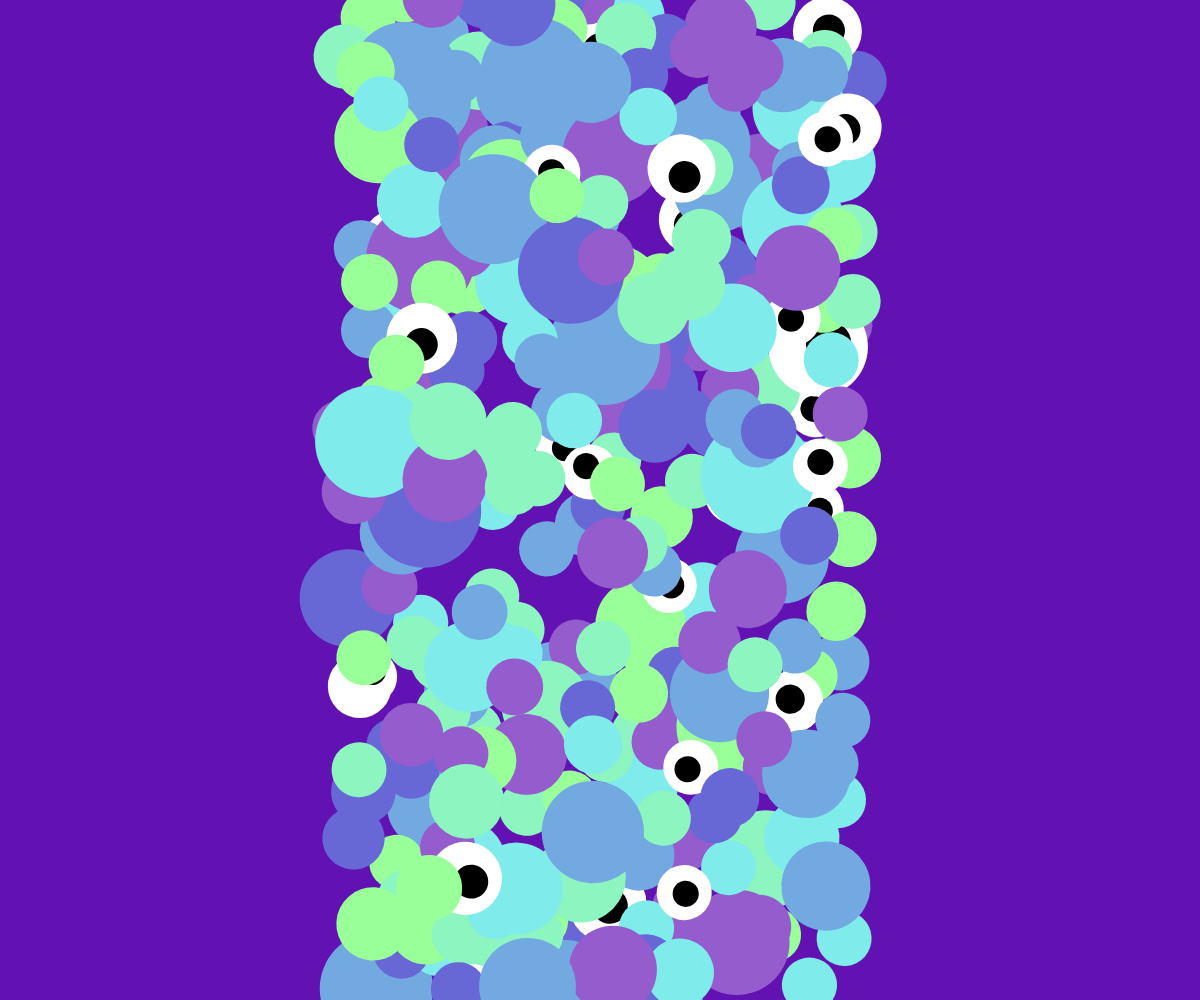
Frame 1 (no input)
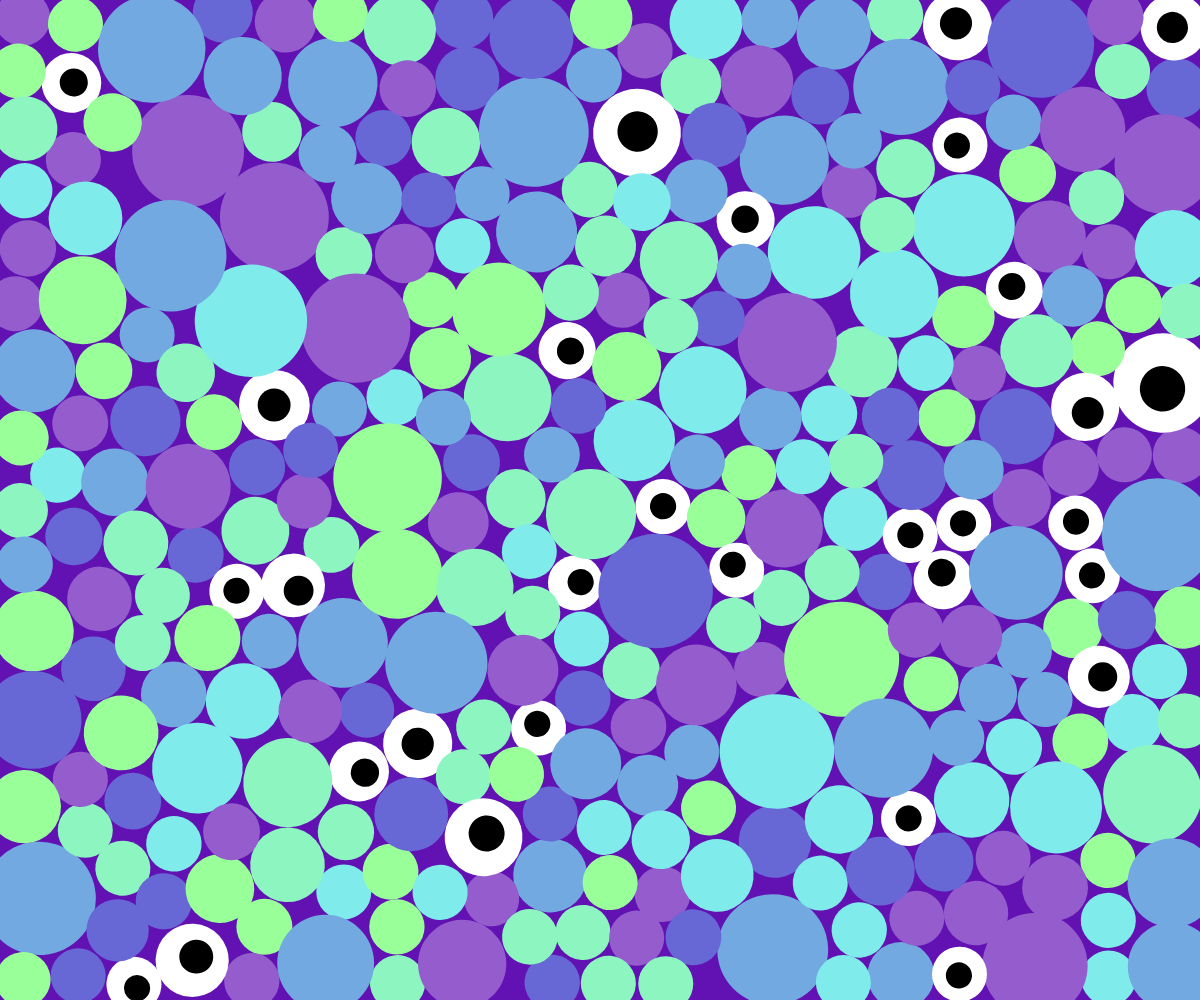
Frame 60 (no input)
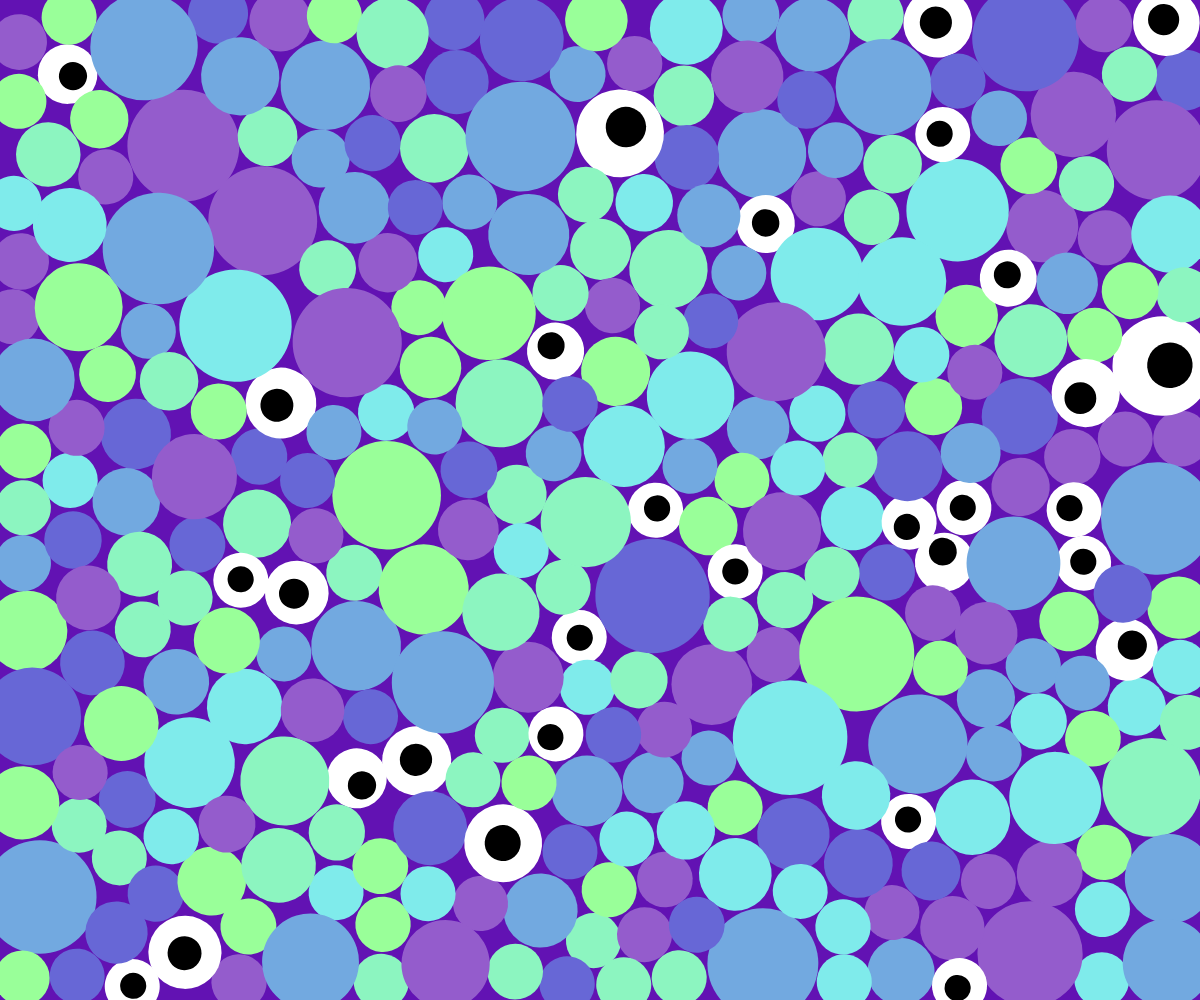
Frame 120 (the mouse pressed at the canvas centre since frame 60)

The p5.js sketch that drew these frames (run headless with seeded random() and noise() and a simulated clock; from frame 60 on, the mouse is pressed at the canvas centre):

// p5.js sketch
// ── sketch.js
let lookup;
let maxBallRadius;
let lookupGridSize;
let invLookupGridSize;
let lookupWidth;
let mouseHistory;
let balls;

function setup() {
	const canvas = createCanvas(windowWidth, windowHeight).canvas;
	canvas.style.touchAction = 'none';
	//pixelDensity(1);
	colorMode(HSB, 360, 100, 100, 100);
	background(100);
	
	// Init ball max radius
	maxBallRadius = min(width,height)*0.06;
	// Init lookup grid stuff
	lookupGridSize = ceil(maxBallRadius*2);
	invLookupGridSize = 1 / lookupGridSize;
	lookupWidth = ceil(width / lookupGridSize);
	lookup = [];
  
	
	mouseHistory=[];
	
	// generate balls
	balls = new Array(300).fill().map((_,i) => {
		return new Ball({
			x: random(-1,1)*width*0.2 + width/2,
			y: random(1)*height,
			radius: map(random(1)**5,0,1,0.5,1)*maxBallRadius,
			damping: 0.999
		});
	});
}

function draw() {
	background(270,90,70);
	
	while(mouseHistory.length && mouseHistory[mouseHistory.length-1][2] < 0){
		mouseHistory.pop();
	}
	if(pmouseX !== mouseX || pmouseY !== mouseY){
		const mx = mouseX;
		const my = mouseY;
		const mouseTTL = 10;
		if(mouseHistory.length){
			const [prevx, prevy] = mouseHistory[0];
			const dx = mx-prevx;
			const dy = my-prevy;
			const d = sqrt(dx*dx+dy*dy);
			if(d>10){
				const fillCount = floor(d/10);
				for(let t=0; t<fillCount; t++){
					const dt = 1-t/fillCount;
					mouseHistory.unshift([
						lerp(prevx,mx,dt),
						lerp(prevy,my,dt),
						mouseTTL
					]);
				}
			}
		}
		mouseHistory.unshift([mouseX, mouseY, mouseTTL]);
	}
	
	blendMode(ADD);
	noFill();
	stroke(0,100,100,50);
	strokeWeight(10);
	beginShape();
	mouseHistory = mouseHistory.map(([x,y,t]) => {
		vertex(x,y);
		return [x,y,t-1];
	});
	endShape();
	
	blendMode(BLEND);
	for(let t=6; t--;){
		let nextLookup = [];
		balls = balls.map((ball,i,_balls) => {
			if(t===0){
				// DRAW
				push();
				const isEye = i%10===0;
				const idd = i%6;
				const huu = (idd*30 + 200)%360;
				const sat = 40 + idd*3;
				const bri = isEye ? 100 : 100 - (idd)*4;
				translate(ball.delayedx, ball.delayedy);
				rotate(i*77.77 + (noise(i*33.333,frameCount*0.005)*2-1)*TWO_PI);
				
				const eyeMult = isEye ? 1.25 : 1;
				
				/*
				strokeWeight(ball.radius*1.75*eyeMult+10);
				stroke(huu,2,0,20);
				point(0,0);
				*/
				
				strokeWeight(ball.radius*2-5);
				stroke(huu-80, isEye ? 0 : sat,bri);
				point(0,0);
				
				
				if(isEye){
					strokeWeight(ball.radius*0.87);
					stroke(0);
					point(ball.radius*(noise(i*77.77+123, frameCount*0.01)*2-1)*0.5, 0);
				}
				
				pop();
				
				return ball;
			}
			else {
				// UPDATE
				const newBall = ball.copy();
				
				
				
				const closeBy = getLookupRadius(newBall.x, newBall.y, 1);
				closeBy.forEach((otherBall) => {
					if (ball !== otherBall) {
						newBall.repel(otherBall.x, otherBall.y, (otherBall.radius)+maxBallRadius*0.02, -1);
						newBall.collideBall(otherBall);
					}
				});
				//newBall.addForce(0,0.05);
				newBall.attract(width/2, height/2, 0.005);
				newBall.constrain(0,0,width,height);
				mouseHistory.forEach(([mx,my]) => {
					newBall.collide(mx, my, 20);
				});
				newBall.update(0.2);
				addToLookup(newBall, nextLookup);
				return newBall;	
			}
		});
		lookup = nextLookup;
	}
}


/******************
 ** Look up stuff **
 ******************/
function lookupAtPos(x, y) {
  const lookupIndex = getLookupIndex(x, y);
  return lookupAtIndex(lookupIndex);
}

function lookupAtIndex(i) {
  return lookup[i];
}

function addToLookup(p, lookupRef) {
  const lookupIndex = getLookupIndex(p.x, p.y);
  if (!lookupRef[lookupIndex]) {
    lookupRef[lookupIndex] = [];
  }
  lookupRef[lookupIndex].push(p);
}

function getLookupIndex(x, y) {
  // const lookupX = (x / lookupGridSize) | 0;
  // const lookupY = (y / lookupGridSize) | 0;
  return (
    ((y * invLookupGridSize) | 0) * lookupWidth + ((x * invLookupGridSize) | 0)
  );
}

function getLookupRadius(x, y, r = 1) {
  let result = [];
  const lookupIndex = getLookupIndex(x, y);
  for (let j = -r; j < r + 1; j++) {
    for (let i = -r; i < r + 1; i++) {
      // const offset = j * lookupWidth + i;
      const partialResult = lookupAtIndex(lookupIndex + j * lookupWidth + i);
      if (partialResult) {
        result = result.concat(partialResult);
      }
    }
  }
  return result;
}


/*** BALL CLASS ***/
class Ball {
  constructor({ x, y, radius, damping, friction, parent, color = 0 }) {
    this.x = x;
    this.y = y;
    this.oldx = x;
    this.oldy = y;
    this.nextx = x;
    this.nexty = y;
    this.delayedx = x;
    this.delayedy = y;
    this.radius = radius || 10;
    this.originalRadius = radius;
    this.damping = damping || 0.9;
    this.friction = friction || 0.1;
    this.parent = parent;
    this.maxVelocity = 50;
    this.color = color;
  }
	
	copy(){
		let newBall = new Ball({...this});
		newBall.oldx = this.oldx;
		newBall.oldy = this.oldy;
		newBall.nextx = this.nextx;
		newBall.nexty = this.nexty;
		newBall.delayedx = this.delayedx;
		newBall.delayedy = this.delayedy;
		newBall.maxVelocity = this.maxVelocity;
		return newBall;
	}
	
	addForce(x, y, instant = false) {
    this.nextx += x;
    this.nexty += y;
		
    if (false && instant) {
      this.delayedx = lerp(this.delayedx, this.nextx, 0.25);
      this.delayedy = lerp(this.delayedy, this.nexty, 0.25);
    }
  }
	
	attract(otherX, otherY, strength = 1) {
    const diffx = otherX - this.x;
    const diffy = otherY - this.y;
    const mag = diffx * diffx + diffy * diffy;
    if (mag > 0.01) {
      const magSqrt = 1 / sqrt(mag);
      this.addForce(
        diffx * magSqrt * strength, // force x
        diffy * magSqrt * strength // force y
      );
    }
  }
	
	repel(otherX, otherY, radius = 1, strength = 1) {
    const diffx = this.x - otherX;
    const diffy = this.y - otherY;
    const mag = diffx * diffx + diffy * diffy;
    const combinedRadius = radius + this.radius;
    const minDist = combinedRadius * combinedRadius;
    if (mag > 0 && mag < minDist) {
      const magSqrt = 1 / sqrt(mag);
      const forceX = diffx * magSqrt * strength;
      const forceY = diffy * magSqrt * strength;
      this.addForce(forceX, forceY);
      return { x: forceX, y: forceY };
    }

    return null;
  }

  collideBall(otherBall) {
    const diffx = otherBall.x - this.x;
    const diffy = otherBall.y - this.y;
    let diffMag = diffx * diffx + diffy * diffy;
    const combinedRadius = otherBall.radius + this.radius;
    if (diffMag < combinedRadius*combinedRadius) {
			diffMag = sqrt(diffMag);
			const forceMag = (diffMag - combinedRadius) / diffMag*0.5;
			const velX = 0;//((otherBall.x - otherBall.oldx) - (this.x - this.oldx))/4;
			const velY = 0;//((otherBall.y - otherBall.oldy) - (this.y - this.oldy))/4;
      this.addForce((diffx - velX) * forceMag, (diffy - velY) * forceMag, true);
    }
  }
	
	collide(otherX, otherY, otherRadius) {
    const diffx = otherX - this.x;
    const diffy = otherY - this.y;
    let diffMag = diffx * diffx + diffy * diffy;
    const combinedRadius = otherRadius + this.radius;
    if (diffMag < combinedRadius*combinedRadius) {
			diffMag = sqrt(diffMag);
			const forceMag = (diffMag - combinedRadius) / diffMag*0.5;
      this.addForce(diffx * forceMag, diffy * forceMag, true);
    }
  }

  constrain(left, top, right, bottom) {
    const { x, y, oldx, oldy, friction, radius } = this;
    const vx = (x - oldx) * friction;
    const vy = (y - oldy) * friction;

    left += radius;
    top += radius;
    right -= radius;
    bottom -= radius;

    if (x > right) {
      this.x = right;
      this.oldx = x + vx;
    } else if (x < left) {
      this.x = left;
      this.oldx = x + vx;
    }
    if (y > bottom) {
      this.y = bottom;
      this.oldy = y + vy;
    } else if (y < top) {
      this.y = top;
      this.oldy = y + vy;
    }
  }

  update(dt = 1) {
    let vx = this.x - this.oldx;
    let vy = this.y - this.oldy;
    this.oldx = this.x - vx * this.damping * (1 - dt);
    this.oldy = this.y - vy * this.damping * (1 - dt);
    this.x = this.nextx + vx * this.damping * dt;
    this.y = this.nexty + vy * this.damping * dt;
    this.delayedx = lerp(this.delayedx, this.x, 0.05);
    this.delayedy = lerp(this.delayedy, this.y, 0.05);
    this.nextx = this.x;
    this.nexty = this.y;
  }
}
